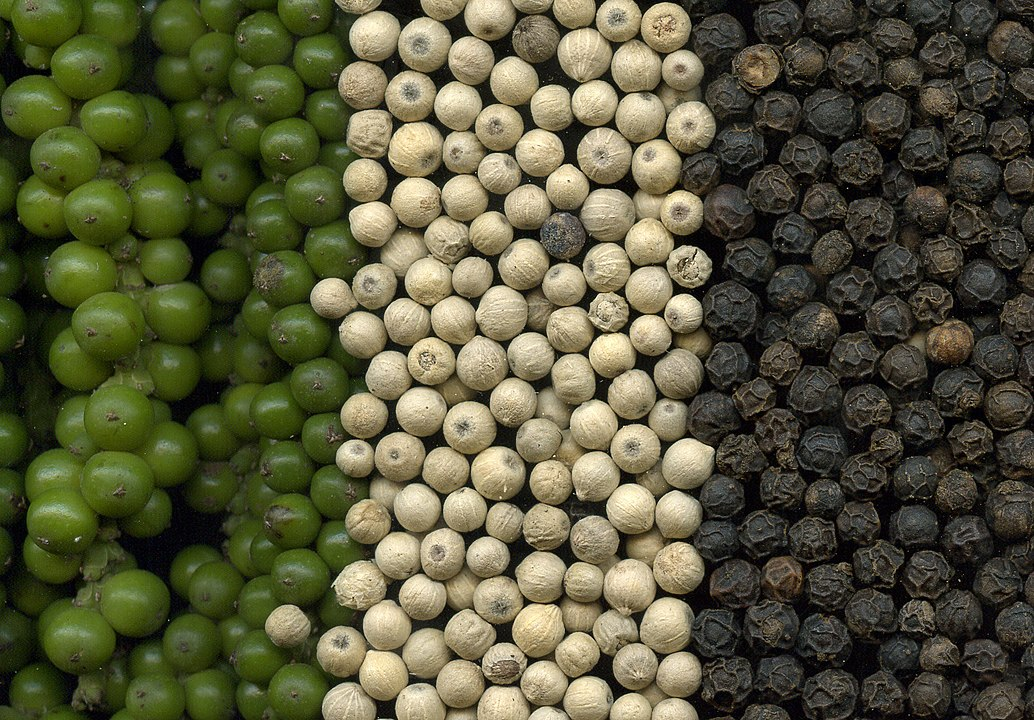
#> input picture L1/boabe-piper.jpg, 1034 x 720 px
$ python app.py
#> lines starting #> are read from the running program, lines starting #| are printed output that depends on the picture
# -*- coding: utf-8 -*-
"""
Created on Tue Feb 27 13:06:53 2024

@author: Laborator
"""


import matplotlib.pyplot as plt
import numpy as np
from skimage import color, io

plt.close('all')


img1 = io.imread('boabe-piper.jpg')
#> img1 is the input picture: shape (720, 1034, 3); mean R, G, B 87.7, 87.2, 59.4
print(type(img1))
#| <class 'numpy.ndarray'>
print(img1.dtype)
#| uint8
print(np.shape(img1))
#| (720, 1034, 3)

plt.figure(),plt.imshow(img1),plt.colorbar(),plt.show()

img2 = io.imread('biscuiti.jpg')
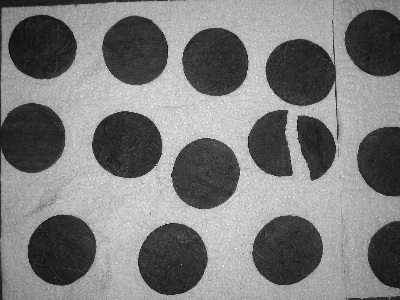
#> input picture L1/biscuiti.jpg, 400 x 300 px
#> img2 is the input picture: shape (300, 400); min 0, max 255, mean 124.2
print(' ')
print(type(img2))
#| <class 'numpy.ndarray'>
print(img2.dtype)
#| uint8
print(np.shape(img2))
#| (300, 400)
h2,w2=np.shape(img2)
#> h2 = 300; w2 = 400
plt.figure(),plt.imshow(img2,cmap="gray"),plt.colorbar(),plt.show()


img3 = io.imread('pills.jpg')
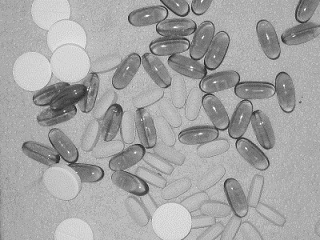
#> input picture L1/pills.jpg, 320 x 240 px
#> img3 is the input picture: shape (240, 320, 3); min 28, max 255, mean 164.2
print(' ')
print(type(img3))
#| <class 'numpy.ndarray'>
print(img3.dtype)
#| uint8
print(np.shape(img3))
#| (240, 320, 3)
h3,w3=np.shape(img3[:,:,1])
#> h3 = 240; w3 = 320
plt.figure(),plt.imshow(img3,cmap="gray"),plt.colorbar(),plt.show()

######################### 1)Histograma img si img cu zgomot
#####histograma

def histograma(h,w,img):
    hist=np.zeros(256)
    for i in range(h):
        for j in range(w):
            hist[img[i,j]]+=1

    return hist/(h*w)

#histograma pentru img1 (color)
img1=color.rgb2gray(img1)
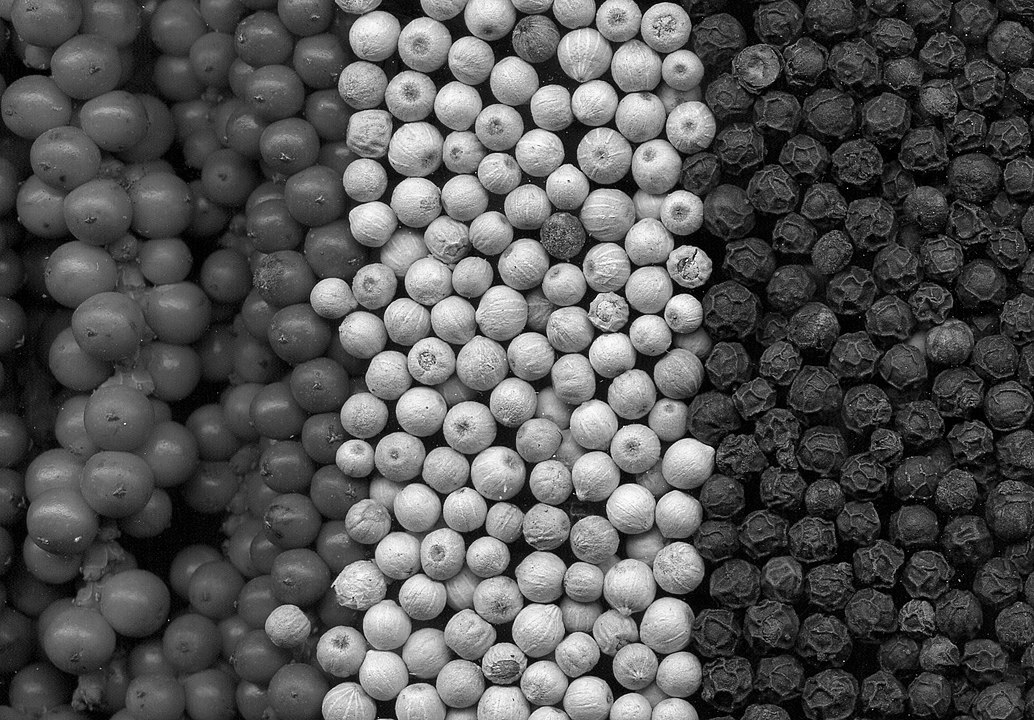
#> img1: shape (720, 1034) float64; min 0, max 0.995, mean 0.334
img1=np.uint8(img1*255)
h1,w1=np.shape(img1)
#> h1 = 720; w1 = 1034
H1=histograma(h1,w1,img1)
#> H1 = 256 values, max 0.00948 at index 0, min 0 at index 254, mean 0.00391
plt.figure(),plt.plot(H1),plt.show()
#> figure, not shown here; curve peaks at x = 0, y = 0.00948

#histograma pentru img2
H2=histograma(h2,w2,img2)
#> H2 = 256 values, max 0.0129 at index 46, min 0 at index 1, mean 0.00391
plt.figure(),plt.plot(H2),plt.show()
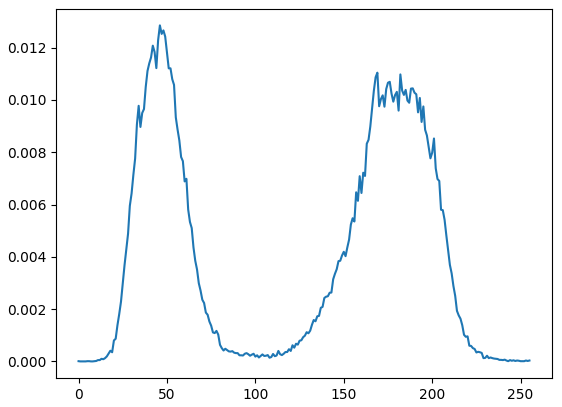
#> figure drawn by matplotlib, 1 panel; curve peaks at x = 46, y = 0.0129

#histograma pentru img3  (alegem doar doua planuri din cele 3)
H3=histograma(h3,w3,img3[:,:,1])
#> H3 = 256 values, max 0.0315 at index 170, min 0 at index 0, mean 0.00391
plt.figure(),plt.plot(H3),plt.show()
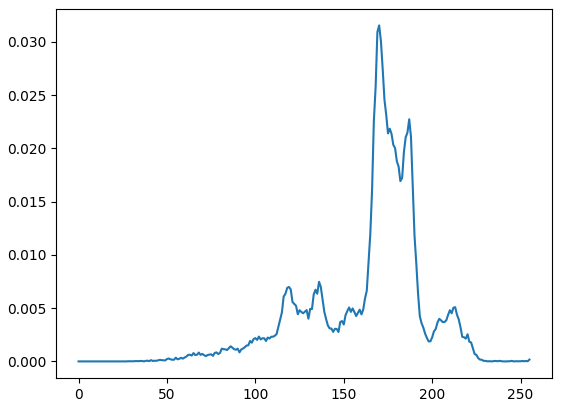
#> figure drawn by matplotlib, 1 panel; curve peaks at x = 170, y = 0.0315


###### zgomot gaussian
medie=0
disp=10
N1=np.random.normal(medie,disp,(h1,w1))
N2=np.random.normal(medie,disp,(h2,w2))
N3=np.random.normal(medie,disp,(h3,w3))

img2_zg=img2+N2
img2_zg=np.uint8(img2_zg)
h2_zg,w2_zg=np.shape(img2_zg)
#> h2_zg = 300; w2_zg = 400
H2_zg=histograma(h2_zg,w2_zg,img2_zg)
#> H2_zg = 256 values, max 0.0103 at index 46, min 3.33e-05 at index 248, mean 0.00391
plt.figure(),plt.plot(H2_zg),plt.show()
#> figure, not shown here; curve peaks at x = 46, y = 0.0103
plt.figure(),plt.imshow(img2_zg,cmap="gray"),plt.colorbar(),plt.show()


######################### 2)Segmentarea pe histograma: binarizarea
###pentru pastile img3
T1=150
T2=200
img3_plan=img3[:,:,1]
out=np.uint8(np.zeros([h3,w3]))
for i in range(0,h3):
    for j in range(0,w3):

        if (img3_plan[i,j]<T1):
            out[i,j]=0
        elif (T1<=img3_plan[i,j]<=T2):
            out[i,j]=1
        elif (img3_plan[i,j]>T2):
            out[i,j]=2
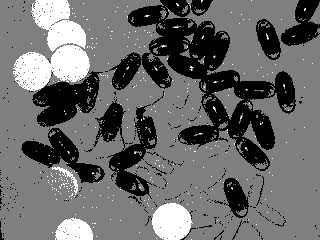
#> out: shape (240, 320); min 0, max 2, mean 0.83; drawn with min black and max white

print(out.dtype)
#| uint8
plt.figure(),plt.imshow(out,cmap="gray"),plt.colorbar(),plt.show()
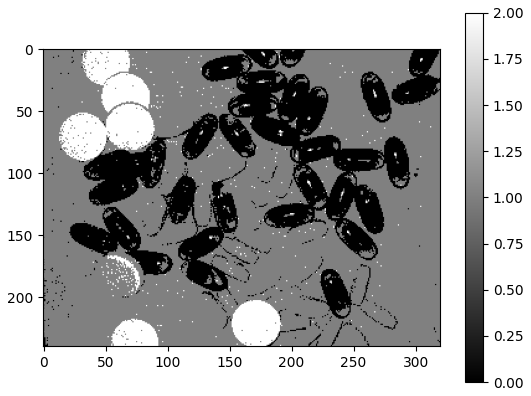
#> figure drawn by matplotlib, 2 panels
